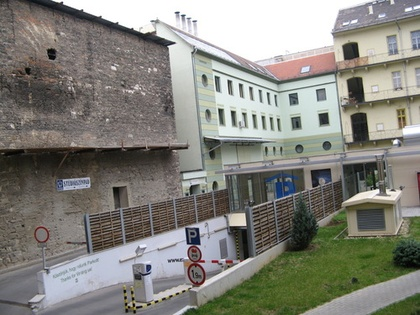
%> input picture utils/backyard1.jpg, 420 x 315 px, shrunk from 500 x 375 before the run, given in place of oxford1.jpg, which was not available
$ octave examplePanoramas.m   (GNU Octave 9; MATLAB toolbox functions it lacks are replaced by stand-ins)
%> lines starting %> are read from the running program, lines starting %| are printed output that depends on the picture; pictures that were not available may be replaced by others from this repository, and a replacement may not be noted
### utils/imReadAndConvert.m
function [image] = imReadAndConvert( filename, representation )
%> called with representation = 1
%reads a given image file and converts it into a given representation
% when representation 1 means grayscale image and representation 2
% means RGB image

image = double(imread(filename)) / 255;
info = imfinfo(filename);
colorType = info.ColorType;
isGray = strcmp(colorType, 'grayscale');
if representation == 1 && isGray == 0;
    image = rgb2gray(image);
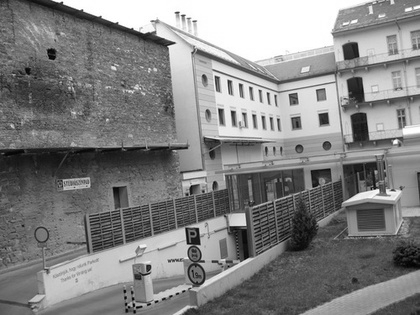
%> image: size 315x420 double; min 0.00117, max 1, mean 0.516
end
end

### utils/GaussianPyramid.m
function [pyr, filter] = GaussianPyramid(im, maxLevels, filterSize)
%> called with maxLevels = 3, filterSize = 3
% change im to grayscclae image with double values in [0,1]

imSize = size(im);
%> imSize = [315 420]
rows = imSize(1);
%> rows = 315
cols = imSize(2);
%> cols = 420
minDim = min(rows, cols);
%> minDim = 315

%decide the final levels of the pyramid
levels = 1 + log2(minDim);
%> levels = 9.3
if (log2(minDim) < 16)
    levels = 16;
end;
if (levels > maxLevels)
    levels = maxLevels;
end;

%calculate the proper gaussian filter according to the filterSize
   gussianFilter = [1 1];
    for i = 1 : filterSize - 2
        gussianFilter = conv2(gussianFilter, [1 1]);
    end
    % normalization
    filter = gussianFilter ./ sum(gussianFilter(:));

 pyr = cell(levels, 1);
 pyr{1} = im;
 currIm = im;

 for i = 2 : levels
    blcurrIm = conv2(currIm, filter, 'same');
    blcurrIm = conv2(currIm, filter', 'same');
    pyr{i, 1} = downsample(downsample(blcurrIm, 2)',2)';
    pyr{i, 1};
    currIm = pyr{i, 1};
 end
%> after the loop, pyr = 3 items
end

### utils/generatePanorama.m
function panorama = generatePanorama(inpPathFormat,outPath,numFrames,renderAtFrame,verbose)
% GENERATEPANORAMA Load set of RGB frames and combine them into a single RGB panorama.
%
% Syntax:
% panorama = generatePanorama(inpPathFormat,outPath,numFrames,renderAtFrame,verbose)
%
% Arguments:
% inpPathFormat - String having the form '/dir1/dir2/name%d.jpg' s.t. the
%   path to RGB frame i is sprintf('/dir1/dir2/name%d.jpg',i).
% outPath - Path to output panorama RGB image file.
% numFrames - Sets the frame indices ([1:numFrames]) to load.
% renderFrame - Sets the index of the frame towards which the rest of the
%   frames should be warped when rendering the panorama.
%
% Returns:
% panorama - Combined RGB panorama image.

if verbose;
  disp(' ');
  disp('Generate-Panorama started.');
end


ransacNumIters = 1500;
ransacInlierTol = 9;
minMatchScore = 0.33;

% load frames, detect feature point positions and compute their descriptors
if verbose;
  disp('Loading frames, detecting feature points and computing their descriptors...');
end
im = cell(numFrames,1);
pos = cell(numFrames,1);
desc = cell(numFrames,1);
for i=1:numFrames
  im{i} = imReadAndConvert(sprintf(inpPathFormat,i),1);
  pyr = GaussianPyramid(im{i},3,3);
%> pyr = 3 items
  [pos{i},desc{i}] = findFeatures(pyr);
%> in findFeatures, `pyrSize = length(pyr);`: pyrSize = 3
%> the loop in findFeatures, `for i = 1:pyrSize` made 3 passes
%> (siWidth in spreadOutCorners, siHeight in spreadOutCorners, xbound in spreadOutCorners, ybound in spreadOutCorners, N in sampleDescriptor) on passes 1 to 3: (98, 72, [1 99 197 295 393], [1 73 145 217 288], 421), (45, 32, [1 46 91 136 183], [1 33 65 97 131], 153), (19, 13, [1 20 39 58 78], [1 14 27 40 52], 64)
%> pass 1, in spreadOutCorners, `im=im((radius*4+1):end-(radius*5),(radius*4+1):end-(radius*5));`:
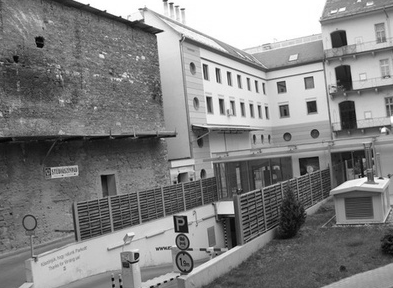
%> im: size 288x393 double; min 0.00117, max 1, mean 0.512
%> after the loop in findFeatures, `for i = 1:pyrSize`: pos = 638 rows, first 12: [15 75; 47 50; 48 54; 61 81; 72 80; 101 16; 20 124; 22 123; 30 97; 31 93; 70 88; 71 145]
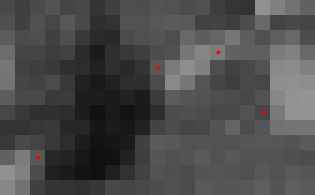
%> figure redrawn from the program's plot data; shown 15 times larger
end

% register homographies between all consecutive frame pairs
if verbose;
  disp('Registering homographies between all consecutive frame pairs...');
end
Hpair = cell(numFrames-1,1);
for i=1:numFrames-1
  [inda,indb] = matchFeatures(desc{i},desc{i+1},minMatchScore);
  posa = pos{i}(inda,:);
  posb = pos{i+1}(indb,:);
  [Hpair{i},inlind] = ransacHomography(posa,posb,ransacNumIters,ransacInlierTol);
  if verbose
    displayMatches(im{i},im{i+1},posa,posb,inlind);
		drawnow;
  end
end
%> this loop made 1 pass
%> (n in ransacHomography, rows in displayMatches, cols in displayMatches, numOfMatches in displayMatches) on pass 1: (377, 315, 420, 377)
%> pass 1, in find2MaxEveryCol, `binaryMatrix = matrix;`:
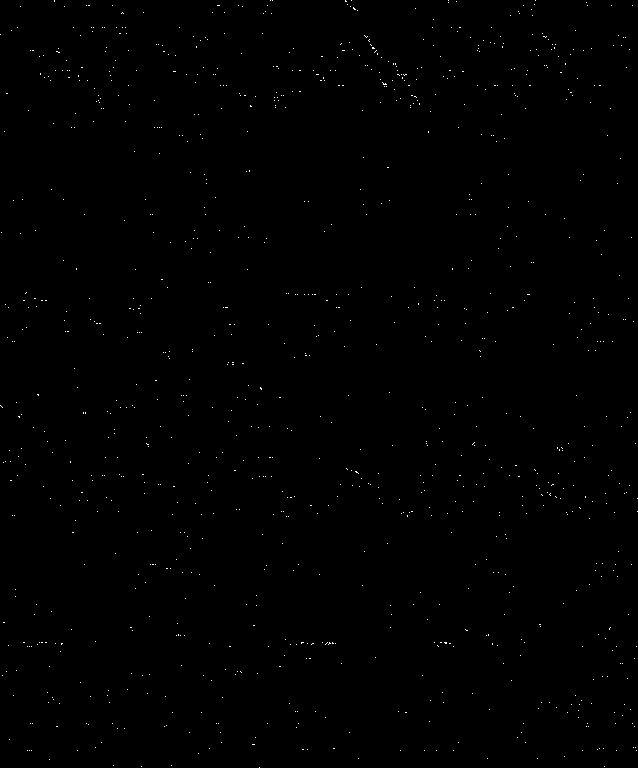
%> binaryMatrix: size 768x638 double; values 0 (black) and 1 (white), 0.26% white in thin lines or dots
%> pass 1, in find2MaxEveryCol (call 2), `binaryMatrix = matrix;`:
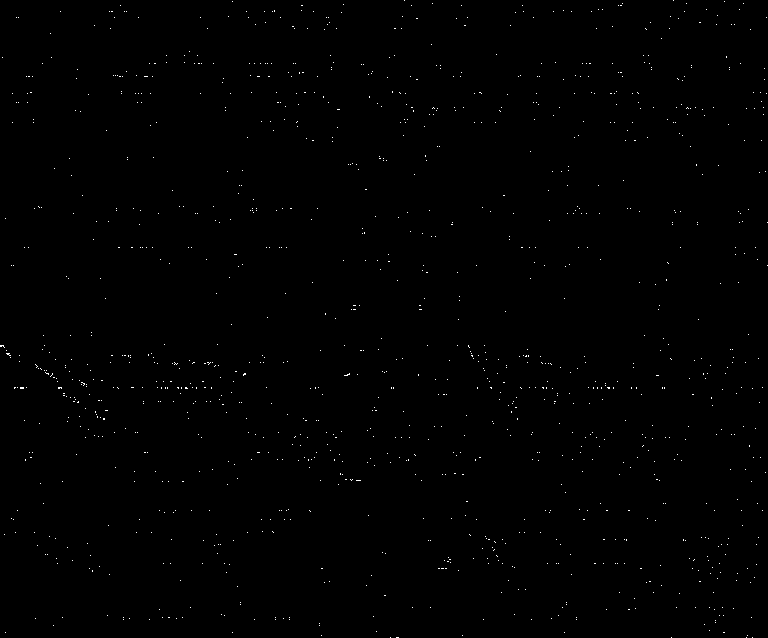
%> binaryMatrix: size 638x768 double; values 0 (black) and 1 (white), 0.31% white in thin lines or dots
%> pass 1, in generatePanorama, `displayMatches(im{i},im{i+1},posa,posb,inlind);`:
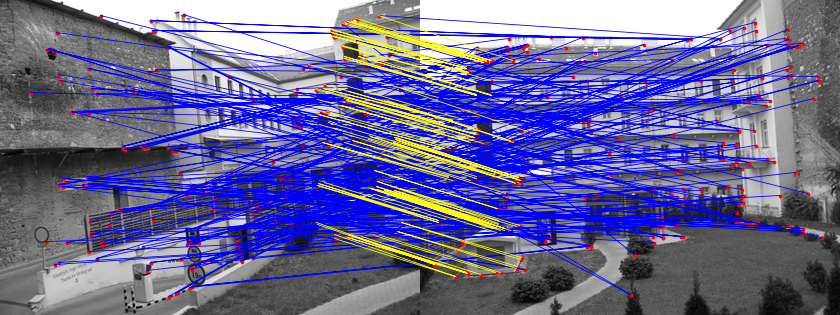
%> figure redrawn from the program's plot data
%> after the loop, Hpair = {[2.08 -0.175 -595.6; 0.588 1.91 -127.6; 0.00276 -0.000196 1]}
clear im;
Htot = accumulateHomographies(Hpair, renderAtFrame);

% load RGB images
if verbose;
  disp('Loading RGB images...'); end
imR = cell(numFrames,1);
imG = cell(numFrames,1);
imB = cell(numFrames,1);
for i=1:numFrames
  imRGB = imReadAndConvert(sprintf(inpPathFormat,i),2);
  imR{i} = imRGB(:,:,1);
  imG{i} = imRGB(:,:,2);
  imB{i} = imRGB(:,:,3);
end

% render each image channel seperately using Htot
if verbose;
  disp('Rendering panorama...'); end
panorama(:,:,1) = renderPanorama(imR,Htot);
panorama(:,:,2) = renderPanorama(imG,Htot);
panorama(:,:,3) = renderPanorama(imB,Htot);

% possibly save panorama
if ~isempty(outPath)
  if verbose;
    fprintf(1,'Saving panorama to %s...\n',outPath); end
  imwrite(panorama,outPath,'Quality',93);
end

if verbose
  figure,imshow(panorama);
  disp('Done.');
end

### utils/findFeatures.m
function [pos,desc] = findFeatures(pyr)
% FINDFEATURES Detect feature points in pyramid and sample their descriptors.
% This function should call the functions spreadOutCorners for getting the keypoints, and
% sampleDescriptor for sampling a descriptor for each keypoint
% Arguments:
% pyr - Gaussian pyramid of a grayscale image having 3 levels.
% Returns:
% pos - An Nx2 matrix of [x,y] feature positions per row found in pyr. These
% coordinates are provided at the pyramid level pyr{1}.
% desc - A kxkxN feature descriptor matrix.

    pyrSize = length(pyr);
    pos = [];
    desc = [];
    for i = 1:pyrSize
        tempPos = spreadOutCorners(pyr{i}, 4, 4, 3);
        % converts between the position we got from the pyr to points
        % that fit to level 3 in the pyramid
        changedPos = ((2 ^ (i - pyrSize)) .* (tempPos - 1)) + 1;
        tempDesc = sampleDescriptor(pyr{3}, changedPos, 3);
        desc = cat(3, desc, tempDesc);
        changedPos2 = ((2 ^ (i - 1)) .* (tempPos - 1)) + 1;
        pos = cat(1, pos, changedPos2);
    end
end

### utils/spreadOutCorners.m
function pos = spreadOutCorners(im,n,m,radius)
% SPREADOUTCORNERS Detects Harris corners in an nxm grid of sub-images of im.
%
% Syntax:
% pos = spreadOutCorners(im,n,m,radius)
%
% Arguments:
% im - Grayscale image in which to search for Harris corners.
% n - Number of vertical sub-images to decompose im into.
% m - Number of horizontal sub-images to decompose im into.
% radius - The radius size of the features - this function will make sure
% that there will not be keypoints such that the featues will be sampled
% out of the picture's border
%
% Returns:
% pos - A kx2 matrix of [x,y] corner coordinates per row detected in im.
%
% Description:
% By running Matlab's Harris corner detector on seperate sub-images of a
% given image, spreadOutCorners is able to avoid returning corners
% concentrated in a small region of the image. This may have otherwise
% occured if maxNumCorners corners, having heighest Harris score, were
% concentrated in a small image region.

numFound = 0;
pos = zeros(800,2); % preallocate pos

%remove border such that keypoints will not be too close to the border
im=im((radius*4+1):end-(radius*5),(radius*4+1):end-(radius*5));

% Harris will find at most siMaxNumCorners number of corners per sub-image
siWidth = floor(size(im,2)/m);  % sub-image width and height
siHeight = floor(size(im,1)/n); %
xbound = [1+(0:m-1)*siWidth,size(im,2)];  % boundary coords of sub-images
ybound = [1+(0:n-1)*siHeight,size(im,1)]; %

for j=1:numel(xbound)-1   % for all sub-images
  for i=1:numel(ybound)-1 %
    subIm = im(ybound(i):ybound(i+1),xbound(j):xbound(j+1));
    subImPos = HarrisCornerDetector(subIm);
    subImPos(:,1) = subImPos(:,1)+xbound(j)-1;
    subImPos(:,2) = subImPos(:,2)+ybound(i)-1;
    currNumFound = size(subImPos,1);
    pos(numFound+1:numFound+currNumFound,:) = subImPos;
    numFound = numFound+currNumFound;
  end
end

pos = pos(1:numFound,:); % get rid of the trailing zeros

%Returning the border back
pos=pos+radius*4;

### utils/sampleDescriptor.m
% SAMPLEDESCRIPTOR Sample a MOPS-like descriptor at given positions in the image.
% Arguments:
% im - nxm grayscale image to sample within.
% pos - A Nx2 matrix of [x,y] descriptor positions in im.
% descRad - ”Radius” of descriptors to compute (see below).
% Returns:
% desc - A kxkxN 3-d matrix containing the ith descriptor
% at desc(:,:,i). The per?descriptor dimensions kxk are related to the
% descRad argument as follows k = 1+2*descRad.
function desc = sampleDescriptor(im,pos,descRad)

k = 1 + 2 * descRad;
N = size(pos, 1);
desc = zeros(k,k,N);

[x, y] = meshgrid(-descRad:descRad, -descRad:descRad);

for i = 1 : N

  x = x + pos(i, 1); % maybe not integers
  y = y + pos(i, 2); % maybe not integers

  %interpolation on the indices
  imIntegerPositins = interp2(im, x, y, 'linear');
  desc(:,:,i) = imIntegerPositins;
  %normalize the descriptor to d = (d-miu)/ ||(d-miu)||
  d = desc(:,:,i);
  miu = mean(mean(d(:)));
  d = ((d(:)) - miu) / (norm(d(:) - miu));
  desc(:,:,i) = reshape(d,7,7);
  % initializing x and y to the values -descRad:descRad, -descRad:descRad
  [x, y] = meshgrid(-descRad:descRad, -descRad:descRad);
end
end

### utils/find2MaxEveryCol.m
% finds 2 maximum numbers in every col in the given matrix
% and saves their indices.
% return binaryMatrix: if there is a maximum in the (i,j) cell
% matrix(i, j) = 1 otherwise matrix(i, j) = 0
function binaryMatrix = find2MaxEveryCol(matrix)
[r,c] = size(matrix);

[~, indices] = max(matrix);
indices = indices + (0 : r : (c - 1) * r);
matrix(indices) = -Inf;
[~, indices] = max(matrix);
indices = indices + (0 : r : (c - 1) * r);
matrix(indices) = -Inf;

% matrix will contain 1 if the (i,j) element is maximum and 0 otherwise
matrix(matrix~= -Inf) = 0;
matrix(matrix == -Inf) = 1;
binaryMatrix = matrix;

end

### utils/ransacHomography.m
function [H12,inliers] = ransacHomography(pos1,pos2,numIters,inlierTol)
% RANSACHOMOGRAPHY Fit homography to maximal inliers given point matches
% using the RANSAC algorithm.
% Arguments:
% pos1,pos2 - Two nx2 matrices containing n rows of [x,y] coordinates of
% matched points.
% numIters - Number of RANSAC iterations to perform.
% inlierTol - inlier tolerance threshold.
% Returns:
% H12 - A 3x3 normalized homography matrix.
% inliers - A kx1 vector where k is the number of inliers, containing the
% indices in pos1/pos2 of the maximal set of
% inlier matches found

bestHomograpy = [];
maxAgreement = 0;
n = size(pos1, 1);

    for i = 1:numIters
        % pick a random set of 4 point matches from the supplied N point matches
        randomRows = randsample(n, 4, false);
        %randomMatches1
        randomMatches1 = pos1(randomRows, :);
        randomMatches2 = pos2(randomRows, :);
        % compute the homography H12 that transforms the 4 points P1,j to the
        % 4 points P2,j
        H12 = leastSquaresHomography(randomMatches1,randomMatches2);
        if isempty(H12)
            continue;
        end
        % use H12 to transform the full set of points P1 in image 1 to the
        % transformed set P1`
        pos1AfterHomography = applyHomography(pos1, H12);
        % calculate normal
        e1  = (pos1AfterHomography - pos2) .^ 2;
        e2 = sum(e1');
        E = sqrt(e2);
        E(E > inlierTol) = 0;
        sizeOfNonZero = size(find(maxAgreement)', 1);
        sizeOfTempNonZero = size(find(E)', 1);
        if( sizeOfNonZero < sizeOfTempNonZero)
            maxAgreement = E;
            %bestHomograpy
            bestHomograpy = H12;
            %bestHomograpy
        end
    end

   H12 = bestHomograpy;
   inliers = find(maxAgreement);
end

### utils/displayMatches.m
function displayMatches(im1,im2,pos1,pos2,inliers)
% DISPLAYMATCHES Display matched pt. pairs overlayed on given image pair.
% Arguments:
% im1,im2 - two grayscale images
% pos1,pos2 - nx2 matrices containing n rows of [x,y] coordinates of matched
% points in im1 and im2 (i.e. the i뭪h match뭩 coordinate is
% pos1(i,:) in im1 and and pos2(i,:) in im2).
% inliers - A kx1 vector of inlier matches (e.g. see output of
% ransacHomography.m)
    [rows, cols] = size(im1);
    numOfMatches = size(pos1, 1);
    images = cat(2, im1, im2);
    imshow(images);
    hold on;
    plot(pos1(:,1), pos1(:,2), 'r.');
    plot( cols + pos2(:,1),  pos2(:,2), 'r.');
    pos2(:,1) = pos2(:,1) + cols;

    for i = 1:numOfMatches
        if (ismember(i, inliers) == 0)
            p1 = [pos1(i, 1), pos2(i, 1)];
            p2 = [ pos1(i, 2), pos2(i, 2)];
            plot(p1, p2, 'b-');
        end
    end

    for i = 1:numOfMatches
        if (ismember(i, inliers) == 1)
          p1 = [pos1(i, 1), pos2(i, 1)];
          p2 = [ pos1(i, 2), pos2(i, 2)];
          plot(p1, p2, 'y-');
        end
    end
    hold off;

end

### utils/accumulateHomographies.m
function Htot = accumulateHomographies(Hpair,m)
%> called with m = 1
% ACCUMULATEHOMOGRAPHY Accumulate homography matrix sequence.
% Arguments:
% Hpair - Cell array of M-1 3x3 homography matrices where Hpair{i} is a
% homography that transforms between coordinate systems i and i+1.
% m - Index of coordinate system we would like to accumulate the
% given homographies towards (see details below).
% Returns:
% Htot - Cell array of M 3x3 homography matrices where Htot{i} transforms
% coordinate system i to the coordinate system having the index m.
% Note:
% In this exercise homography matrices should always maintain
% the property that H(3,3)==1. This should be done by normalizing them as
% follows before using them to perform transformations H = H/H(3,3).

    numOfH = length(Hpair) + 1; %M
%> numOfH = 2
    Htot = {}; %ends to be M
    acumulateH = eye(3);%3x3

    Htot{m} = eye(3);

    for i = [m - 1:-1:1]
        acumulateH = acumulateH * Hpair{i};
        Htot{i} = acumulateH ./ acumulateH(3, 3);
    end
%> after the loop, Htot = {[1 0 0; 0 1 0; 0 0 1]}; acumulateH = [1 0 0; 0 1 0; 0 0 1]

    acumulateH = eye(3);
    for i=[m+1:numOfH]
      acumulateH = acumulateH * inv(Hpair{i - 1});
      Htot{i} = acumulateH ./ acumulateH(3, 3);
    end
%> this loop made 1 pass
%> after the loop, Htot = {[1 0 0; 0 1 0; 0 0 1], [0.463 0.0715 284.9; -0.231 0.914 -20.87; -0.00132 -1.88e-05 1]}
end

### utils/renderPanorama.m
function panorama = renderPanorama(im,H)
% RENDERPANORAMA Renders a set of images into a combined panorama image.
% Arguments:
% im - Cell array of n grayscale images.
% H - Cell array of n 3x3 homography matrices transforming the ith image
% coordinates to the panorama image coordinates.
% Returns:
% panorama - A grayscale panorama image composed of n vertical strips that
% were backwarped each from the relevant frame im{i} using homography H{i}.

imSize = length(im);
%> imSize = 2

%initializing the corners coordinates
yMin = Inf;
yMax = -Inf;
xMin = Inf;
xMax = -Inf;

%calculates the panorama borders
for i = 1:length(H)
    currIm = im{i};
    [rows, cols] = size(currIm);
    %corners is a vector of the top-left, top-right and
    %bottom-right bottom left coordinates
    corners = [1, 1; cols, 1; cols, rows; 1, rows]; % 4X2
    positions = applyHomography(corners, H{i}); %4X2

    if(yMin > min(positions(:, 2)))
        yMin = min(positions(:, 2));

    end

    if(yMax < max(positions(:, 2)))
        yMax = max(positions(:, 2));

    end

    if(xMin > min(positions(:, 1)))
        xMin = min(positions(:, 1));

    end

    if(xMax < max(positions(:, 1)))
        xMax = max(positions(:, 1));
    end
end
%> this loop made 2 passes
%> (rows, cols, positions, yMin, yMax, xMin, xMax) on pass 1: (315, 420, [1 1; 420 1; 420 315; 1 315], 1, 315, 1, 420)

% create the panorama canvas
xMax = ceil(xMax);
%> xMax = 1147
yMax = ceil(yMax);
%> yMax = 389
xMin = floor(xMin);
yMin = floor(yMin);
%> yMin = -264
r = yMax - yMin + 1;
%> r = 654
c = xMax - xMin + 1;
%> c = 1147
panorama = zeros(r, c);
%> panorama: size 654x1147 double; every value is 0

Hpano = [1 0 xMin; 0 1 yMin; 0 0 1];
%> Hpano = [1 0 1; 0 1 -264; 0 0 1]

% fill in the panorama
% holds the coordinates of the panorama pixels.
backWarpedH = {};
Ipano = zeros(r, c); %matrix of the intensities

%calculate the images centers. warped space
for i = 1:length(H)
    [rIm, cIm] = size(im{i});
    center = round([cIm, rIm] / 2);
    newCenter = applyHomography(center, H{i});
    newCenter = newCenter - xMin + 1;
    centersX(i) = round(newCenter(1));
end
%> this loop made 2 passes
%> (rIm, cIm, newCenter) on pass 1: (315, 420, [210 158])
%> after the loop, centersX = [210 547]
%define the vector of the strips borders coordinates. warped space
for i = 1:length(centersX) - 1;
    strips(i) = (centersX(i) + centersX(i + 1)) / 2;
    strips(i) = round(strips(i));
end

for i = 1:length(H)
    %warped space
    [x,y] = meshgrid(xMin:xMax, yMin:yMax); % (yMax-yMin+1) X (xMax - xMin +1)
    x = x(:); % (yMax-yMin+1) * (xMax - xMin +1) X 1
    y = y(:);  % (yMax-yMin+1) * (xMax - xMin +1) X 1
    pos = cat(2, x, y);  % (yMax-yMin+1) * (xMax - xMin +1) X 2
    backWarpedPositions = applyHomography(pos, inv(H{i}));

    backWarpedPositions1 = reshape(backWarpedPositions(:, 1), yMax - yMin + 1, xMax - xMin + 1);
    backWarpedPositions2 = reshape(backWarpedPositions(:, 2), yMax - yMin + 1, xMax - xMin + 1);
    Ipano = interp2(im{i}, backWarpedPositions1, backWarpedPositions2);
    Ipano(isnan(Ipano)) = 0;

    if( i == 1 )
        panorama = Ipano;
    end

    if( i ~= 1 )
        mask = zeros(r,c);

        if( i == length(H) )
            mask(:,strips(i-1):end) = 1;

        else
            mask(:,strips(i-1):strips(i)-1)= 1;
        end

        newIm = Ipano;
        %pyramid blending
        panorama = pyramidBlending(newIm, panorama, mask, 7, 7, 7);
    end
end
%> this loop made 2 passes
%> pass 1, in renderPanorama, `backWarpedPositions1 = reshape(backWarpedPositions(:, 1), yMax - yMin ..`:
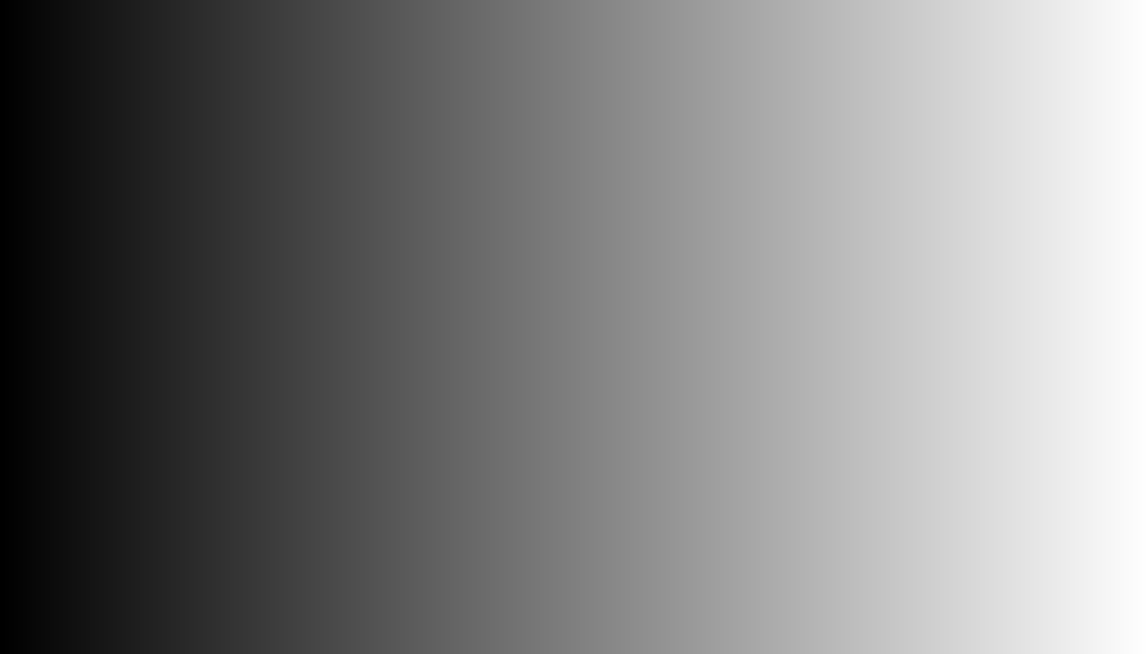
%> backWarpedPositions1: size 654x1147 double; min 1, max 1147, mean 574; drawn with min black and max white
%> (the rest of the program and of its run is left out)
